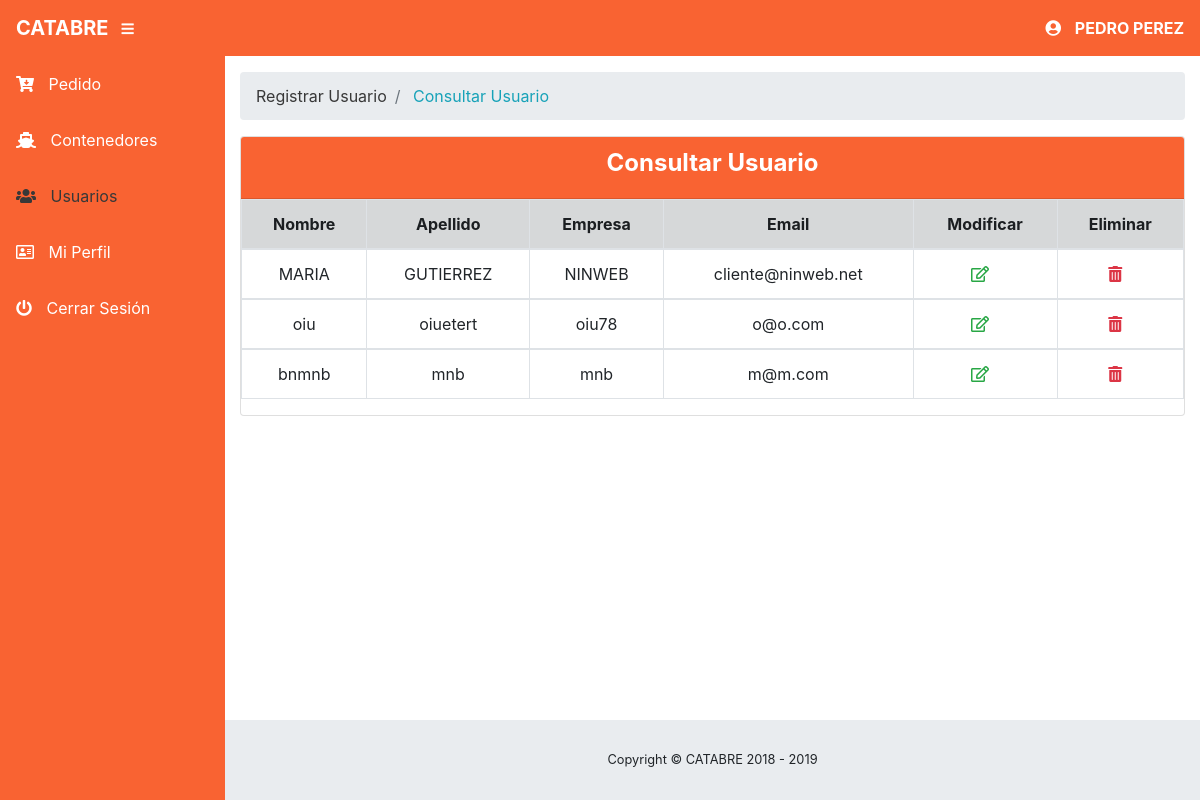
Page /vista/consultar-usuario.php (signed in) on the committed database.
### tables this page shows
CREATE TABLE `persona` (
  `id_persona` int(11) NOT NULL,
  `id_usuario` int(11) NOT NULL,
  `nombre` text NOT NULL,
  `apellido` text NOT NULL,
  `empresa` varchar(20) NOT NULL
);

CREATE TABLE `usuario` (
  `id_usuario` int(11) NOT NULL,
  `email` text NOT NULL,
  `clave` text NOT NULL,
  `tipo` text NOT NULL
);

### vista/consultar-usuario.php (the view, shortened to what this page needs)
<?php
			include ("../modelo/conexion.php");
?>
<!DOCTYPE html>
<html>
 <head>
    <?php
      include("head.php");
    ?>
  </head>
	<body id="page-top">
		<?php
			include ('nav.php');
		?>
		<div id="wrapper">
			<?php
				include ('menu.php');
			?>
				<div id="content-wrapper">
					<div class="container-fluid">
						<ol class="breadcrumb">
				          <li class="breadcrumb-item">
				            <a href="nuevo-usuario.php" style="color:#383838;"> Registrar Usuario</a>
				          </li>
				           <li class="breadcrumb-item">
				            <a href="consultar-usuario.php" style="color: #17a2b8;"> Consultar Usuario</a>
				          </li>
				        </ol>
							<div class="card">
								<div class="card-header" style="background-color: #f96332; color: #fff;">
									<h4 align="center" style="color: #fff;">Consultar Usuario</h4>
								</div>
							<?php
									include ("../modelo/conexion.php");
									$consulta_usuario=mysqli_query($db, "SELECT * FROM usuario,persona WHERE persona.id_usuario=usuario.id_usuario AND usuario.tipo='user'");
								if (mysqli_num_rows($consulta_usuario)) {
									?>
									<table class="table table-bordered" style="text-align: center;">
										<thead class="alert-dark">
											<tr>
												<th>Nombre</th>
												<th>Apellido</th>
												<th>Empresa</th>
												<th>Email</th>
												<th>Modificar</th>
												<th>Eliminar</th>
											</tr>
										</thead>
									<?php
										while ($fila=mysqli_fetch_array($consulta_usuario)) {
											?>
												    <tbody>
												      <tr>
												      	<td><?php echo $fila['nombre']; ?></td>
												        <td><?php echo $fila['apellido']; ?></td>
												        <td><?php echo $fila['empresa']; ?></td>
												        <td><?php echo $fila['email']; ?></td>
												        <td>
												                              <a href="#" id="<?php echo $fila['id_usuario'];?>" data-target="#editar-usuario" data-toggle="modal" data-id="<?php echo $fila['id_usuario'];?>">
												                              <i class="far fa-edit" style="color: #28a745;"></i>
												                              </a>
												                          </td>
												                          <td>
											                                  <a href="#"  data-toggle="modal" data-target="#eliminar-usuario" data-book-id="<?php echo $fila['id_usuario'];?>">
											                                    <i class="fas fa-trash-alt" aria-hidden="true" style="color: #dc3545;"></i>
											                                  </a>
				                          				</td>
												      </tr>
												    </tbody>
											<?php
										}
									?>
								</table>
					                  <?php
									}
							?>
							</div>
							</div>
					</div>
					<?php
							include ('footer.php');
						?>
	</body>
</html>

### vista/nav.php
  <nav class="navbar navbar-expand static-top" style="background-color: #f96332">
    <a class="navbar-brand mr-1" href="#" style="color: #fff; font-weight: bold;">CATABRE</a>
    <button class="btn btn-link btn-sm text-white order-1 order-sm-0" id="sidebarToggle" href="#">
      <i class="fas fa-bars"></i>
    </button>
    <ul class="navbar-nav ml-auto" style="color: #fff; font-weight: bold;">
     <li class="nav-item">
     	<i class="fas fa-user-circle"></i>
         <?php
         	include ("../modelo/conexion.php");
         	$consulta_persona = mysqli_query($db, "SELECT * FROM persona,usuario WHERE persona.id_usuario=usuario.id_usuario AND  usuario.id_usuario='".$_SESSION['id_usuario']."'");
         	$fila=mysqli_fetch_array($consulta_persona);
         	echo $fila['nombre'].' '.$fila['apellido'];
         ?>
     </li>
</ul>
 </nav>

### vista/css/all.css (style rules this page uses)
.fa, .fas, .far, .fal, .fab { -moz-osx-font-smoothing: grayscale; -webkit-font-smoothing: antialiased; display: inline-block; font-style: normal; font-variant: normal; text-rendering: auto; line-height: 1; }
.fa-bars:before { content: "\f0c9"; }
.fa-edit:before { content: "\f044"; }
.fa-trash-alt:before { content: "\f2ed"; }
.fa-user-circle:before { content: "\f2bd"; }
.far { font-family: 'Font Awesome 5 Free'; font-weight: 400; }
.fa, .fas { font-family: 'Font Awesome 5 Free'; font-weight: 900; }

### vista/css/sb-admin.css (style rules this page uses)
html { position: relative; min-height: 100%; }
body { height: 100%; }
#wrapper { display: -webkit-box; display: -ms-flexbox; display: flex; }
#wrapper #content-wrapper { overflow-x: hidden; width: 100%; padding-top: 1rem; padding-bottom: 80px; }
:root { --input-padding-x: 0.75rem; --input-padding-y: 0.75rem; }

### vista/css/general.css (style rules this page uses)
h4 { color: #383838; font-weight: bold; }
a,a:focus { text-decoration: none !important; }
.fas, .far, .fa { margin-right: 10px; }

### rows in the picture
persona: nombre "PEDRO", apellido "PEREZ"
persona: nombre "MARIA", apellido "GUTIERREZ", empresa "NINWEB", id_usuario.email "cliente@ninweb.net"
persona: nombre "oiu", apellido "oiuetert", empresa "oiu78", id_usuario.email "o@o.com"
persona: nombre "bnmnb", apellido "mnb", empresa "mnb", id_usuario.email "m@m.com"

### other values in the picture
$ano "2019"
